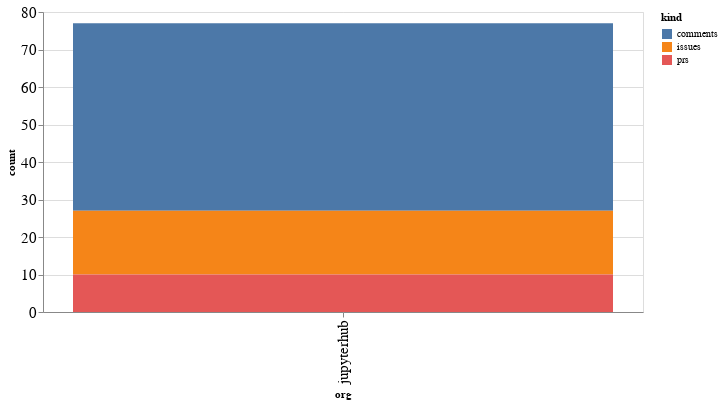

The cell this chart's notebook holds for it:
### Code cell
alt.Chart(org_summaries, width=600).mark_bar().encode(
    x='org',
    y='count',
    color='kind',
    tooltip="org"
)

### Figure 1 — Vega-Lite specification as saved in the notebook (floating-point values rounded to 4 significant figures)
{"config": {"axisLeft": {"labelFontSize": 15}, "axisBottom": {"labelFontSize": 15}}, "data": {"name": "data-d2990f1907ebaaf2933ef1f648db7cf3"}, "mark": "bar", "encoding": {"color": {"type": "nominal", "field": "kind"}, "tooltip": {"type": "nominal", "field": "org"}, "x": {"type": "nominal", "field": "org"}, "y": {"type": "quantitative", "field": "count"}}, "width": 600, "$schema": "https://vega.github.io/schema/vega-lite/v4.8.1.json", "datasets": {"data-d2990f1907ebaaf2933ef1f648db7cf3": [{"org": "jupyterhub", "kind": "comments", "count": 50}, {"org": "jupyterhub", "kind": "issues", "count": 17}, {"org": "jupyterhub", "kind": "prs", "count": 10}]}}
